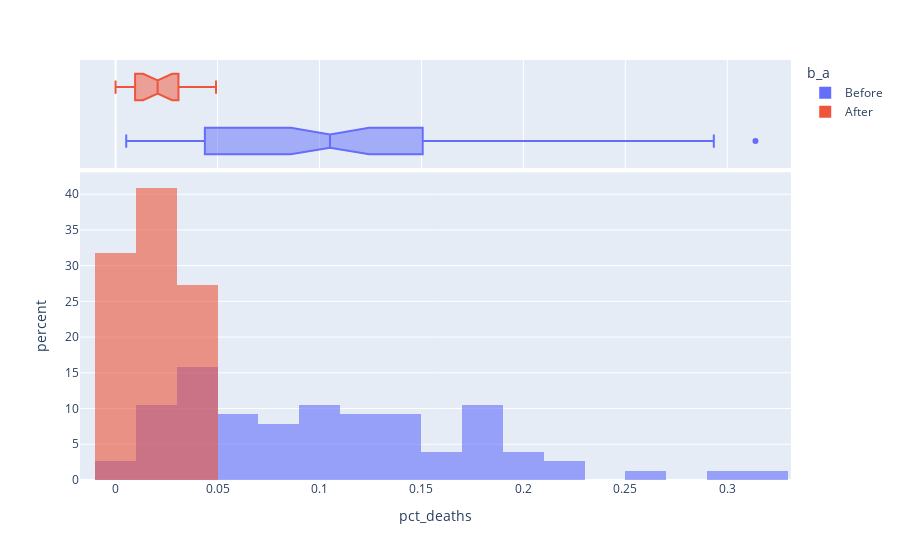

The code cell stored with this chart in its notebook:
### Code cell
px.histogram(df_monthly,"pct_deaths",
             nbins=30, 
             color="b_a",
            opacity=0.6,
            barmode='overlay',
            histnorm='percent',
            marginal='box',
            )

### Figure 1 — Plotly figure (JSON) as saved in the notebook; plotly's stock layout.template omitted (floating-point values rounded to 4 significant figures)
{"data": [{"bingroup": "x", "histnorm": "percent", "hovertemplate": "b_a=Before<br>pct_deaths=%{x}<br>percent=%{y}<extra></extra>", "legendgroup": "Before", "marker": {"color": "#636efa", "opacity": 0.6, "pattern": {"shape": ""}}, "name": "Before", "nbinsx": 30, "orientation": "v", "showlegend": true, "type": "histogram", "x": [0.1457, 0.07531, 0.04332, 0.01569, 0.007843, 0.05, 0.08421, 0.01351, 0.01878, 0.1102, 0.2255, 0.2085, 0.1222, 0.1023, 0.1074, 0.03226, 0.06593, 0.2078, 0.2546, 0.1839, 0.2934, 0.2297, 0.3138, 0.1912, 0.1597, 0.1241, 0.1193, 0.06098, 0.04082, 0.005236, 0.01554, 0.02262, 0.176, 0.07143, 0.08051, 0.1516, 0.1128, 0.1703, 0.1731, 0.05833, 0.02679, 0.04369, 0.0632, 0.01224, 0.03226, 0.1102, 0.1055, 0.07591, 0.04745, 0.04452, 0.04231, 0.04392, 0.07143, 0.06122, 0.03586, 0.1055, 0.1484, 0.1094, 0.1049, 0.1339, 0.1809, 0.1543, 0.1897, 0.1344, 0.1015, 0.131, 0.1806, 0.1439, 0.1496, 0.1077, 0.05369, 0.03215, 0.01923, 0.03607, 0.1827, 0.1224], "xaxis": "x", "yaxis": "y"}, {"hovertemplate": "b_a=Before<br>pct_deaths=%{x}<extra></extra>", "legendgroup": "Before", "marker": {"color": "#636efa"}, "name": "Before", "notched": true, "showlegend": false, "type": "box", "x": [0.1457, 0.07531, 0.04332, 0.01569, 0.007843, 0.05, 0.08421, 0.01351, 0.01878, 0.1102, 0.2255, 0.2085, 0.1222, 0.1023, 0.1074, 0.03226, 0.06593, 0.2078, 0.2546, 0.1839, 0.2934, 0.2297, 0.3138, 0.1912, 0.1597, 0.1241, 0.1193, 0.06098, 0.04082, 0.005236, 0.01554, 0.02262, 0.176, 0.07143, 0.08051, 0.1516, 0.1128, 0.1703, 0.1731, 0.05833, 0.02679, 0.04369, 0.0632, 0.01224, 0.03226, 0.1102, 0.1055, 0.07591, 0.04745, 0.04452, 0.04231, 0.04392, 0.07143, 0.06122, 0.03586, 0.1055, 0.1484, 0.1094, 0.1049, 0.1339, 0.1809, 0.1543, 0.1897, 0.1344, 0.1015, 0.131, 0.1806, 0.1439, 0.1496, 0.1077, 0.05369, 0.03215, 0.01923, 0.03607, 0.1827, 0.1224], "xaxis": "x2", "yaxis": "y2"}, {"bingroup": "x", "histnorm": "percent", "hovertemplate": "b_a=After<br>pct_deaths=%{x}<br>percent=%{y}<extra></extra>", "legendgroup": "After", "marker": {"color": "#EF553B", "opacity": 0.6, "pattern": {"shape": ""}}, "name": "After", "nbinsx": 30, "orientation": "v", "showlegend": true, "type": "histogram", "x": [0.02239, 0.012, 0.01894, 0.0458, 0.03957, 0.04472, 0.0293, 0.03534, 0.006873, 0.0, 0.006557, 0.009585, 0.01136, 0.003717, 0.0, 0.009615, 0.02341, 0.02903, 0.0134, 0.02233, 0.03085, 0.04926], "xaxis": "x", "yaxis": "y"}, {"hovertemplate": "b_a=After<br>pct_deaths=%{x}<extra></extra>", "legendgroup": "After", "marker": {"color": "#EF553B"}, "name": "After", "notched": true, "showlegend": false, "type": "box", "x": [0.02239, 0.012, 0.01894, 0.0458, 0.03957, 0.04472, 0.0293, 0.03534, 0.006873, 0.0, 0.006557, 0.009585, 0.01136, 0.003717, 0.0, 0.009615, 0.02341, 0.02903, 0.0134, 0.02233, 0.03085, 0.04926], "xaxis": "x2", "yaxis": "y2"}], "layout": {"barmode": "overlay", "legend": {"title": {"text": "b_a"}, "tracegroupgap": 0}, "margin": {"t": 60}, "xaxis": {"anchor": "y", "domain": [0, 1], "title": {"text": "pct_deaths"}}, "xaxis2": {"anchor": "y2", "domain": [0, 1], "matches": "x", "showgrid": true, "showticklabels": false}, "yaxis": {"anchor": "x", "domain": [0, 0.7326], "title": {"text": "percent"}}, "yaxis2": {"anchor": "x2", "domain": [0.7426, 1], "matches": "y2", "showgrid": false, "showline": false, "showticklabels": false, "ticks": ""}}}
